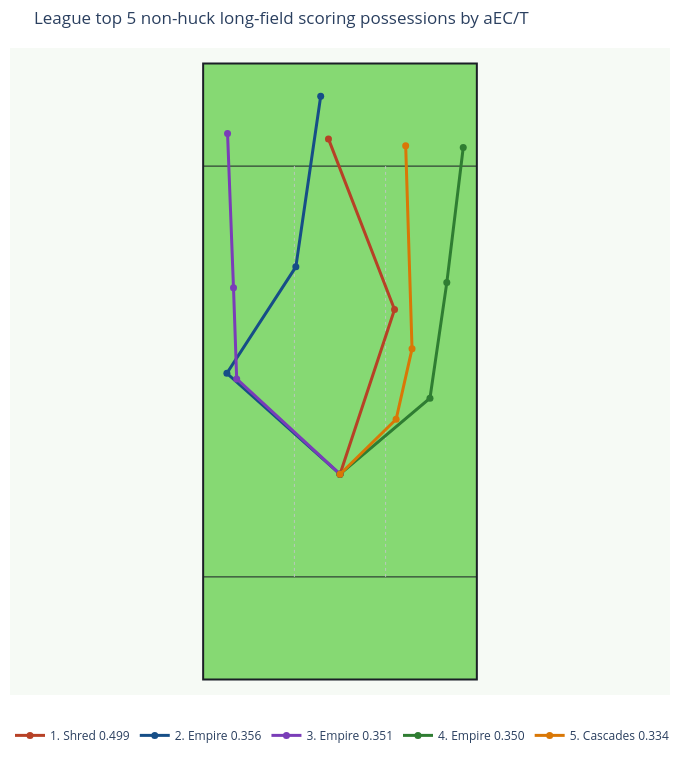

Notebook source saved alongside this figure:
### Markdown cell above
## League-Wide Top 5 Overall

This ranks the full league-wide filtered pool, so these are the top five qualifying possessions overall rather than the top five from each team.

### Code cell
league_top_overall, league_top_overall_paths = select_top_aec_possessions_league(
    league_possessions,
    league_paths,
    metric=METRIC,
    n=TOP_N,
)

metric_label = 'aEC/T' if METRIC == 'aec_per_throw' else METRIC.replace('_', ' ')
league_top_overall_labeled_paths = {
    f"{int(row['league_rank'])}. {str(row['team_id']).title()} {row[METRIC]:.3f}": path
    for (_, row), path in zip(league_top_overall.iterrows(), league_top_overall_paths)
}

plot_representative_paths(
    league_top_overall_labeled_paths,
    title=f"League top {TOP_N} non-huck long-field scoring possessions by {metric_label}",
)

### Figure 1 — Plotly figure (JSON) as saved in the notebook; plotly's stock layout.template omitted (floating-point values rounded to 4 significant figures)
{"data": [{"hovertemplate": "1. Shred 0.499<br>%{text}<extra></extra>", "line": {"color": "#b74126", "width": 3}, "marker": {"color": "#b74126", "size": 7}, "mode": "lines+markers", "name": "1. Shred 0.499", "text": ["Start", "Throw 1<br>bashton -> sdastrup<br>aEC: 0.414<br>CP: 85.1%<br>Distance: 33.8", "Throw 2<br>sdastrup -> jmiller<br>aEC: 0.584<br>CP: 80.8%<br>Distance: 35.6"], "type": "scatter", "x": [0.0, 10.62, -2.25], "y": [40.0, 72.06, 105.3]}, {"hovertemplate": "2. Empire 0.356<br>%{text}<extra></extra>", "line": {"color": "#164e87", "width": 3}, "marker": {"color": "#164e87", "size": 7}, "mode": "lines+markers", "name": "2. Empire 0.356", "text": ["Start", "Throw 1<br>aatkins -> nwhitlock<br>aEC: 0.094<br>CP: 92.5%<br>Distance: 29.5", "Throw 2<br>nwhitlock -> jcowan<br>aEC: 0.328<br>CP: 89.2%<br>Distance: 24.7", "Throw 3<br>jcowan -> aatkins<br>aEC: 0.646<br>CP: 81.9%<br>Distance: 33.6"], "type": "scatter", "x": [0.0, -22.03, -8.6, -3.76], "y": [40.0, 59.65, 80.38, 113.6]}, {"hovertemplate": "3. Empire 0.351<br>%{text}<extra></extra>", "line": {"color": "#7a3db8", "width": 3}, "marker": {"color": "#7a3db8", "size": 7}, "mode": "lines+markers", "name": "3. Empire 0.351", "text": ["Start", "Throw 1<br>srueschem -> ddemarre<br>aEC: 0.104<br>CP: 94.4%<br>Distance: 27.4", "Throw 2<br>ddemarre -> bjagt<br>aEC: 0.203<br>CP: 95.5%<br>Distance: 17.7", "Throw 3<br>bjagt -> jcowan<br>aEC: 0.746<br>CP: 84.7%<br>Distance: 30.1"], "type": "scatter", "x": [0.0, -20.12, -20.74, -21.9], "y": [40.0, 58.56, 76.29, 106.4]}, {"hovertemplate": "4. Empire 0.350<br>%{text}<extra></extra>", "line": {"color": "#2f7d32", "width": 3}, "marker": {"color": "#2f7d32", "size": 7}, "mode": "lines+markers", "name": "4. Empire 0.350", "text": ["Start", "Throw 1<br>srueschem -> jwilliams<br>aEC: 0.139<br>CP: 95.8%<br>Distance: 22.9", "Throw 2<br>jwilliams -> ddemarre<br>aEC: 0.319<br>CP: 93.6%<br>Distance: 22.7", "Throw 3<br>ddemarre -> bjagt<br>aEC: 0.592<br>CP: 82.9%<br>Distance: 26.5"], "type": "scatter", "x": [0.0, 17.52, 20.8, 24.0], "y": [40.0, 54.81, 77.31, 103.6]}, {"hovertemplate": "5. Cascades 0.334<br>%{text}<extra></extra>", "line": {"color": "#d97706", "width": 3}, "marker": {"color": "#d97706", "size": 7}, "mode": "lines+markers", "name": "5. Cascades 0.334", "text": ["Start", "Throw 1<br>slofink -> cbelfield<br>aEC: 0.119<br>CP: 97.4%<br>Distance: 15.3", "Throw 2<br>cbelfield -> zraunig<br>aEC: 0.177<br>CP: 97.0%<br>Distance: 14.1", "Throw 3<br>zraunig -> gmartin1<br>aEC: 0.706<br>CP: 75.3%<br>Distance: 39.6"], "type": "scatter", "x": [0.0, 10.93, 14.03, 12.79], "y": [40.0, 50.69, 64.41, 104.0]}], "layout": {"height": 760, "legend": {"orientation": "h", "y": -0.04}, "margin": {"b": 10, "l": 10, "r": 10, "t": 48}, "paper_bgcolor": "#ffffff", "plot_bgcolor": "#f6faf5", "shapes": [{"fillcolor": "#86d973", "layer": "below", "line": {"color": "#1B1E26", "width": 2}, "type": "rect", "x0": -26.65, "x1": 26.65, "y0": 0, "y1": 120}, {"layer": "below", "line": {"color": "#1B1E26", "width": 1}, "type": "line", "x0": -26.65, "x1": 26.65, "y0": 20, "y1": 20}, {"layer": "below", "line": {"color": "#1B1E26", "width": 1}, "type": "line", "x0": -26.65, "x1": 26.65, "y0": 100, "y1": 100}, {"layer": "below", "line": {"color": "#b9c8bb", "dash": "dot", "width": 1}, "type": "line", "x0": -8.88, "x1": -8.88, "y0": 20, "y1": 100}, {"layer": "below", "line": {"color": "#b9c8bb", "dash": "dot", "width": 1}, "type": "line", "x0": 8.88, "x1": 8.88, "y0": 20, "y1": 100}], "title": {"text": "League top 5 non-huck long-field scoring possessions by aEC/T"}, "width": 680, "xaxis": {"range": [-31.65, 31.65], "scaleanchor": "y", "scaleratio": 1, "showgrid": false, "visible": false, "zeroline": false}, "yaxis": {"range": [-3, 123], "showgrid": false, "visible": false, "zeroline": false}}}
